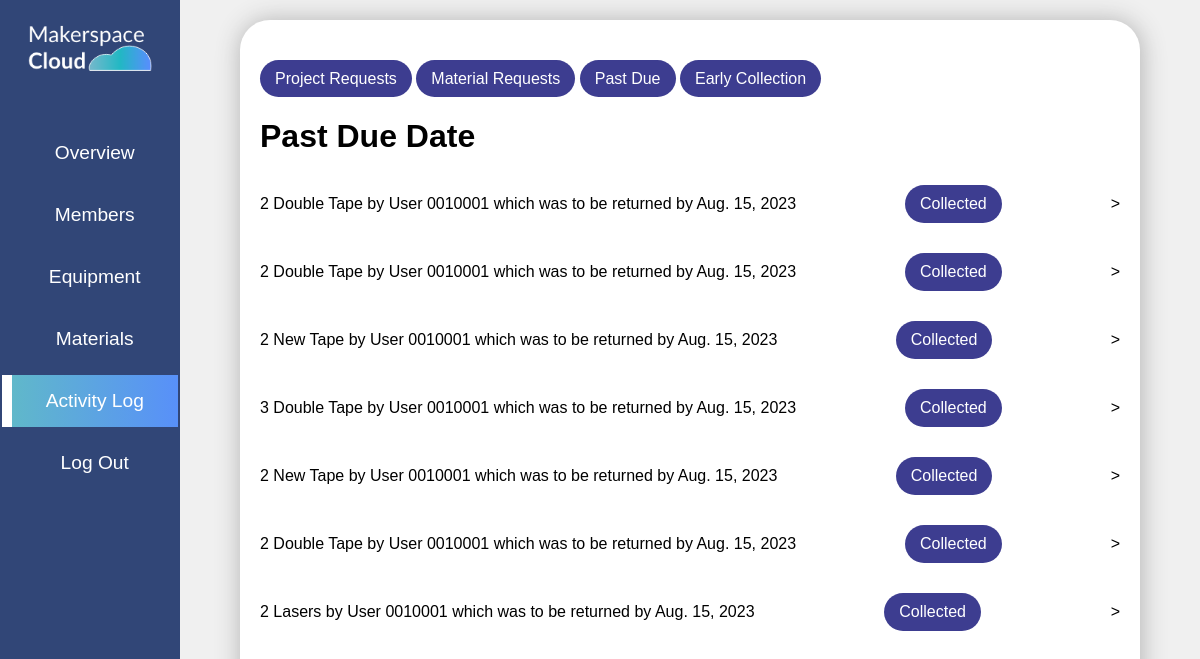
Page /a_activity_past_due/ (signed in) on the earlier database version.
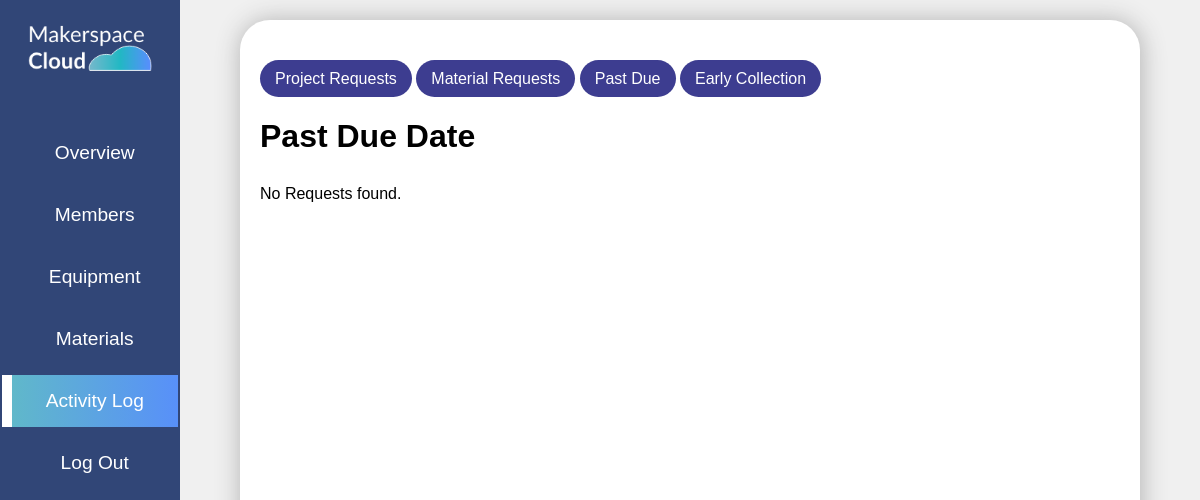
Same page on the later database version.
### equ/models.py (models this page shows, shortened)
class Material_Request(models.Model):
    REQUEST_TYPES = [
        ('_', '_'),
        ('Borrow', 'Borrow'),
        ('Issue', 'Issue'),
    ]
    material = models.ForeignKey(Material, on_delete=models.CASCADE)
    quantity = models.PositiveIntegerField(null=True, blank=True)
    request_type = models.CharField(max_length=10, choices=REQUEST_TYPES)
    return_date = models.DateField(null=True, blank=True)  # Set only for issue requests
    status = models.IntegerField(default=0) #0-pending, 1-active, 2-closed
    user = models.ForeignKey(User,on_delete=models.CASCADE)

class Material(models.Model):
    stock = models.IntegerField(null=True,blank=True)
    name = models.CharField(max_length=100)
    category = models.ForeignKey(Category, on_delete=models.CASCADE,blank=True, null=True)

### equ/views.py (the view)
# urls.py: path('a_activity_past_due/',views.a_activity_past_due,name="a_activity_past_due"),
@login_required
@admin_required
def a_activity_past_due(request):
    user = request.user
    current_date = localdate()
    lab = Lab.objects.get(lab_admin=user)
    material_requests = Material_Request.objects.filter(user__profile__lab=lab, status=0, return_date__lt=current_date)
    context = {'material_requests':material_requests}
    return render(request, 'equ/a_activity_past_due.html', context)

### equ/views.py (called while the page is built)
def admin_required(function):
    decorator = user_passes_test(lambda user: user.groups.filter(name='admin').exists())
    return decorator(function)

### equ/templates/equ/a_activity_past_due.html (shortened to what this page needs)
{% extends "equ/a_activity.html" %}
{% block activitycontent %}
<h1> Past Due Date </h1>
<ul class="project_list">
  {% for req in material_requests%}
  <li><form method="post" class="action-form" action="{% url 'a_material_request_handling' req.pk %}">
    {{ req.quantity }} {{ req.material.name }} by User {{ req.user.username }}
    {% if req.request_type == 'Borrow' %}
    which was to be returned by {{ req.return_date }}
    {% endif %}
        <button type="submit" name="action" value="collect_due" class="a-actionbutton accept">Collected</button>
>
      </form>
  </li>
  {% empty %}
    <li>No Requests found.</li>
  {% endfor %}
</ul>
{% endblock activitycontent %}

### equ/templates/equ/a_activity.html (shortened to what this page needs)
{% extends "equ/a_base.html" %}
{% block content %}
<div class="my_projects">
  <div class="mp1">
<div class="navbar">
  <a href="{% url 'a_activity_project_requests' %}" class="btn-uproject">Project Requests</a>
  <a href="{% url 'a_activity_material_requests' %}" class="btn-uproject">Material Requests</a>
  <a href="{% url 'a_activity_past_due' %}" class="btn-uproject">Past Due</a>
  <a href="{% url 'a_activity_early_collection' %}" class="btn-uproject">Early Collection</a>
</div>
    {% block activitycontent %}
    {% endblock %}
</div></div>
{% endblock content %}

### equ/templates/equ/a_base.html
{% load static %}
<!DOCTYPE html>
<html>
<head>
  <link rel="stylesheet" type="text/css" href="{% static 'css/style.css' %}">
</head>
<body>
  <div class="container rcntc">
        <div class="sidebar">
          <ul>
            {% if user.is_authenticated %}
            <div class="mslogo"><img src="{% static 'images/MSClogo2.png' %}" alt=""></div>
            <a href="{% url 'a_overview' %}" class="overview"><div class="link"><span></span><li>Overview</li></div></a>
            <a href="{% url 'a_members' %}" class="members"><div class="link"><span></span><li>Members</li></div></a>
            <a href="{% url 'a_equipment' %}" class="equipment"><div class="link"><span></span><li>Equipment</li></div></a>
            <a href="{% url 'a_materials' %}" class="materials"><div class="link"><span></span><li>Materials</li></div></a>
            <a href="{% url 'a_activity' %}" class="activityLog"><div class="link"><span></span><li>Activity Log</li></div></a>
            <a href="{% url 'logout' %}" class="logout"><div class="link"><span></span><li>Log Out</li></div></a>
            {% else %}
            <a href="{% url 'login' %}" class="login"><div class="link"><span></span><li>Log In</li></div></a>
            {% endif %}
          </ul>
        </div>
        <div class="content">
          {% block content %}
          {% endblock %}
        </div>
  </div>
  </body>
</html>

### static/css/style.css (style rules this page uses)
:root { --primary:#314677; --secondary:rgb(97, 97, 131); }
* { box-sizing: border-box; margin: 0; padding: 0; font-family: Arial, Helvetica, sans-serif; }
ul { list-style: none; }
.container { display: flex; min-height: 100vh; max-height: max-content; background-color: #ececec; }
.sidebar { width: 15%; background-color: var(--primary); padding: 20px 2px; }
.sidebar ul { list-style: none; }
.mslogo { margin-bottom: 50px; text-align: center; }
.mslogo img { width: 70%; }
.sidebar a { color: white; text-decoration: none; font-size: 1.2rem; text-align: center; display: flex; width: 100%; align-items: center; justify-content: center; margin: 10px 0; }
.link { width: 100%; display: flex; }
.sidebar span { width: 10px; background: none; transition: 0.3s ease-in; }
.sidebar li { padding: 15px 0; text-align: center; width: 100%; background-image: none; transition: 0.3s ease-in; }
.content { flex-grow: 1; border: none; width: 100%; max-width: 900px; margin: 20px auto; border-radius: 30px; padding: 20px; box-shadow: 1px 1px 25px 1px #b4b4b4; background-color:white; display: flex; justify-content: center; min-height: max-content; }
.rcntc { background-color: #F0F0F0; }
.my_projects { display: flex; flex-direction: column; width: 100%; height: 100%; }
.mp1 h1 { margin: 30px 0; }
.project_list li { margin: 30px 0; }
.btn-uproject { background-color: #3d3d90; color: #fff; padding: 10px 10px; border: none; border-radius: 10px; text-decoration: none; cursor: pointer; }
.members { width: 100%; }
.my_projects a, .my_projects button { padding: 10px 15px; text-decoration: none; border: none; background:#3d3d90; color: white; border-radius: 40px; width: max-content; font-size: 1rem; font-weight: normal; }
.my_projects { margin-top: 30px; }

### equ/templates/equ/a_activity.html (style rules this page uses)
.activityLog span { border: 1px solid white; background-color: white; }
.activityLog li { background-image: linear-gradient(to right, #60B8CA, #5890F9); }

Differences in the rows shown:
removed Material_Request: quantity "2", material.name "Double Tape", user.username "0010001", return_date "Aug. 15, 2023"
no longer on this page (row edited): Material_Request: quantity "2", material.name "Double Tape", user.username "0010001", return_date "Aug. 15, 2023"
removed Material_Request: quantity "2", material.name "New Tape", user.username "0010001", return_date "Aug. 15, 2023"
removed Material_Request: quantity "3", material.name "Double Tape", user.username "0010001", return_date "Aug. 15, 2023"
removed Material_Request: quantity "2", material.name "New Tape", user.username "0010001", return_date "Aug. 15, 2023"
removed Material_Request: quantity "2", material.name "Double Tape", user.username "0010001", return_date "Aug. 15, 2023"
removed Material_Request: quantity "2", material.name "Lasers", user.username "0010001", return_date "Aug. 15, 2023"
Other differences:
text now shown: "No Requests found."
